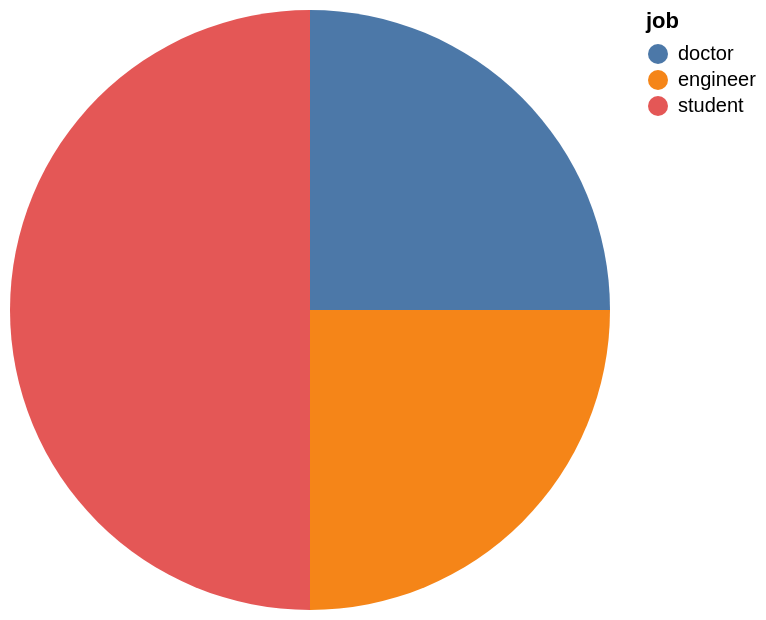

Vega-Lite specification for this chart:
### Vega-Lite specification from a JSON file in a GitHub repository (floating-point values rounded to 4 significant figures)
{"data": {"values": [{"x_data": "doctor", "y_data": 1}, {"x_data": "engineer", "y_data": 1}, {"x_data": "student", "y_data": 2}]}, "mark": "arc", "encoding": {"theta": {"field": "y_data", "type": "quantitative", "title": "COUNT(job)"}, "color": {"field": "x_data", "type": "nominal", "title": "job"}}}
